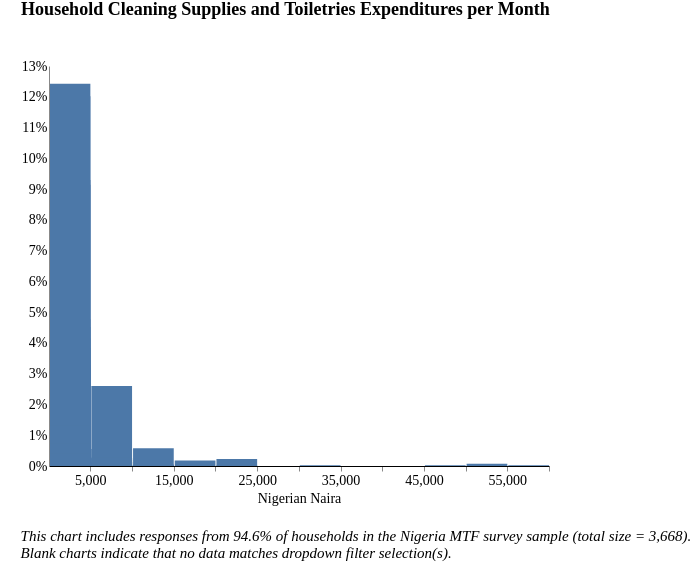

Vega-Lite specification for this chart:
### Vega-Lite specification from a JSON file in a GitHub repository (floating-point values rounded to 4 significant figures; data arrays with more than 128 entries replaced by an {"elided": "..."} marker saying what was removed)
{"width": 800, "height": 400, "config": {"title": {"fontSize": 18, "font": "Times New Roman", "anchor": "center", "fontColor": "#000000"}, "axisX": {"domain": true, "domainColor": "#000000", "grid": false, "labelFont": "Times New Roman", "labelFontSize": 14, "titleFont": "Times New Roman", "titleFontSize": 14, "titleFontWeight": "normal", "title": "X Axis Title (units)"}, "axisY": {"domain": true, "grid": false, "gridColor": "#DEDDDD", "gridWidth": 1, "labelFont": "Times New Roman", "labelFontSize": 14, "labelAngle": 0, "ticks": false, "titleFont": "Times New Roman", "titleFontSize": 14, "titleFontWeight": "normal", "titlePadding": 10, "title": "Y Axis Title (units)"}, "range": {"category": ["#2980B9", "#003366", "#FFAE19", "#D68910", "#E67E22", "#D35400", "#FF4500", "#FF6162", "#438B28", "#45B39D", "#99ADC1", "#212F3C"]}, "legend": {"labelFont": "Times New Roman", "labelFontSize": 14, "symbolType": "square", "symbolSize": 100, "titleFont": "Times New Roman", "titleFontSize": 14, "titleFontWeight": "normal", "title": "Legend", "orient": "right", "offset": 0}, "tooltip": {"font": "Open Sans"}, "view": {"stroke": "transparent", "text": {"font": "Times New Roman", "color": ["#2980B9", "#003366", "#FFAE19", "#D68910", "#E67E22", "#D35400", "#FF4500", "#FF6162", "#438B28", "#45B39D", "#99ADC1", "#212F3C"], "fontSize": 14, "align": "right", "fontWeight": 400, "size": 14}, "bar": {"size": 40, "binSpacing": 1, "continuousBandSize": 30, "discreteBandSize": 30, "fill": ["#2980B9", "#003366", "#FFAE19", "#D68910", "#E67E22", "#D35400", "#FF4500", "#FF6162", "#438B28", "#45B39D", "#99ADC1", "#212F3C"], "stroke": false}}}, "concat": [{"mark": "bar", "encoding": {"tooltip": [{"field": "l_expenditure", "title": "Response (Binned)", "type": "nominal"}, {"aggregate": "sum", "field": "pct", "format": ".2%", "title": "Percentage", "type": "quantitative"}], "x": {"axis": {"title": "Nigerian Naira"}, "bin": {"extent": [40, 60000], "step": 5000}, "field": "l_expenditure", "scale": {"clamp": true, "domain": [40, 60000]}, "type": "quantitative"}, "y": {"aggregate": "sum", "axis": {"format": "%"}, "field": "pct", "title": "", "type": "quantitative"}}, "height": 400, "selection": {"selector039": {"type": "single", "fields": ["stove"], "bind": {"input": "select", "options": [null, "3-Stone/Open Fire Stove", "Manufactured Stove Traditional", "Koresone Stove", "LPG/Natural Gas Stove", "Electric Stove"], "labels": ["All Stove Types", "3-Stone/Open Fire Stove", "Manufactured Stove Traditional", "Koresone Stove", "LPG/Natural Gas Stove", "Electric Stove"], "name": "Primary cookstove type  "}}, "selector038": {"type": "single", "fields": ["i19a"], "bind": {"input": "select", "options": [null, "Wood purchased", "Wood collected", "Charcoal", "Kerosene", "Crop Residue/Plant Biomass", "LPG/cooking gas", "Garbage", "Electric", "Piped Natural Gas", "Charcoal Briquettes", "Coal Briquette", "Biomass Briquette", "Coal/lignite", "Other, specify"], "labels": ["All Fuel Types", "Wood purchased", "Wood collected", "Charcoal", "Kerosene", "Crop Residue/Plant Biomass", "LPG/cooking gas", "Garbage", "Electric", "Piped Natural Gas", "Charcoal Briquettes", "Coal Briquette", "Biomass Briquette", "Coal/lignite", "Other"], "name": "Primary source of cooking fuel  "}}, "selector037": {"type": "single", "fields": ["c182"], "bind": {"input": "select", "options": [null, "Dry-cell battery", "National Grid Connection", "No electricity", "Electric generator", "Other, specify", "Solar Multi-Light Product", "Solar Home System", "Solar Lantern", "Local Mini Grid connection", "Rechargeable Battery"], "labels": ["All Responses", "Dry-cell battery", "National Grid Connection", "No electricity", "Electric generator", "Other", "Solar Multi-Light Product", "Solar Home System", "Solar Lantern", "Local Mini Grid Connection", "Rechargeable Battery"], "name": "Primary source of electricity  "}}, "selector033": {"type": "single", "fields": ["locality"], "bind": {"input": "select", "options": [null, 0, 1], "labels": ["National", "Urban", "Rural"], "name": "Locality Breakdown  "}}}, "title": {"text": ["Household Cleaning Supplies and Toiletries Expenditures per Month"], "color": "black", "subtitleColor": "black", "offset": 40}, "transform": [{"joinaggregate": [{"op": "count", "field": "*", "as": "total"}]}, {"calculate": "1 / datum.total", "as": "pct"}, {"bin": {"maxbins": 20}, "field": "m", "as": "mbin"}, {"filter": {"selection": "selector039"}}, {"filter": {"selection": "selector038"}}, {"filter": {"selection": "selector037"}}, {"filter": {"selection": "selector033"}}], "width": 500}], "data": {"name": "data-53d7c724fe5e9c3e85e074262318c786"}, "padding": {"left": 20, "right": 0, "bottom": 0, "top": 0}, "title": {"text": ["", "", "This chart includes responses from 94.6% of households in the Nigeria MTF survey sample (total size = 3,668).", "Blank charts indicate that no data matches dropdown filter selection(s).", ""], "anchor": "start", "baseline": "bottom", "font": "Times New Roman", "fontSize": 15, "fontStyle": "italic", "fontWeight": "normal", "orient": "bottom"}, "$schema": "https://vega.github.io/schema/vega-lite/v4.17.0.json", "datasets": {"data-53d7c724fe5e9c3e85e074262318c786": {"elided": "3960 records"}}}
